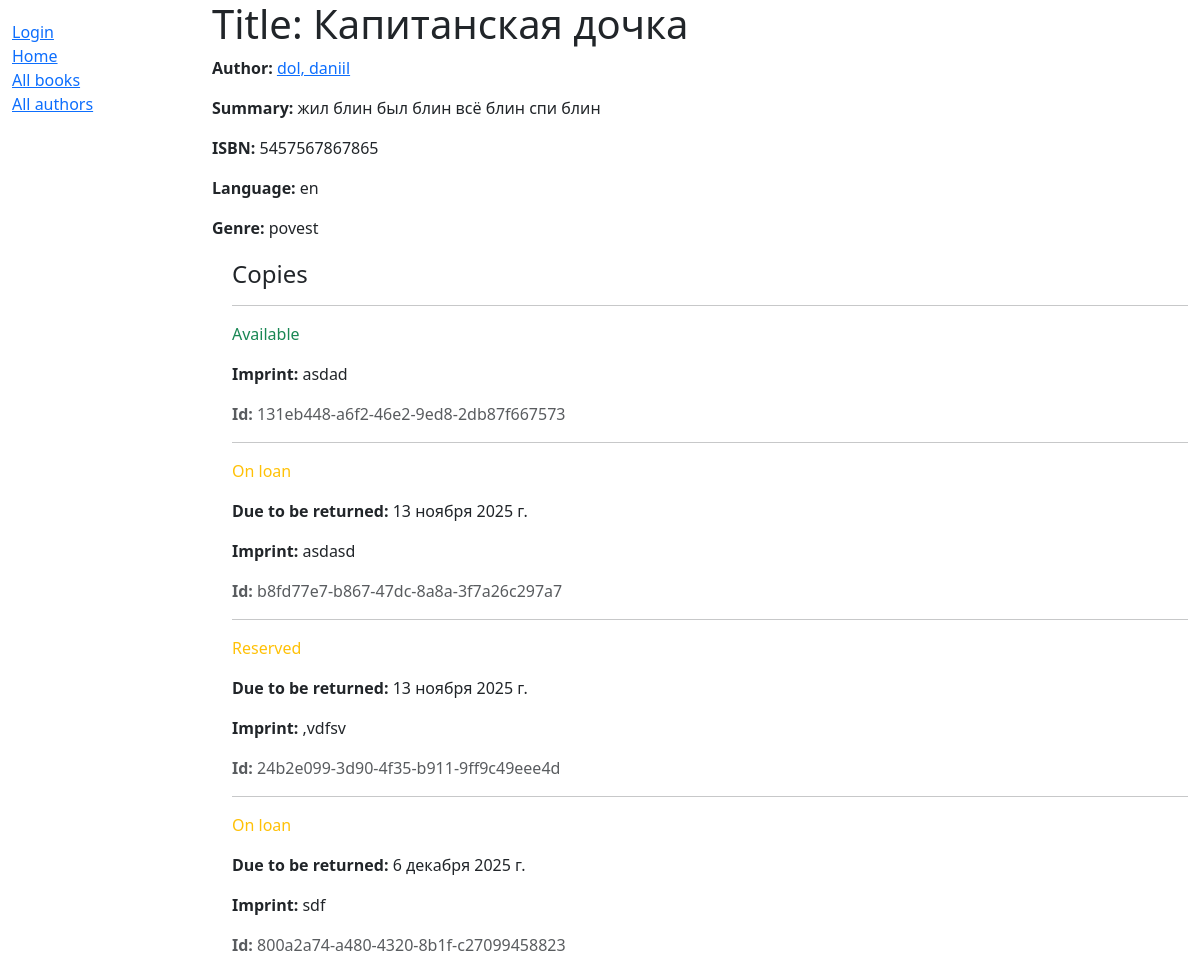
/catalog/book/1, run on the app's committed database.
### catalog/models.py (models this page shows, shortened)
class Book(models.Model):
    title = models.CharField(max_length=200)
    author = models.ForeignKey('Author', on_delete=models.SET_NULL, null=True)
    language = models.CharField(max_length=10, null=True)
    summary = models.TextField(max_length=1000, help_text="Enter a brief description of the book")
    isbn = models.CharField('ISBN',max_length=13, help_text='13 Character <a href="https://www.isbn-international.org/content/what-isbn">ISBN number</a>')
    genre = models.ManyToManyField(Genre, help_text="Select a genre for this book")
    def display_genre(self):
        """
        Creates a string for the Genre. This is required to display genre in Admin.
        """
        return ', '.join([genre.name for genre in self.genre.all()[:3]])
    display_genre.short_description = 'Genre'

class Author(models.Model):
    first_name = models.CharField(max_length=100)
    last_name = models.CharField(max_length=100)
    date_of_birth = models.DateField(null=True, blank=True)
    date_of_death = models.DateField('Died', null=True, blank=True)
    def get_absolute_url(self):
        return reverse('author-detail', args=[str(self.id)])
    def __str__(self):
        return '%s, %s' % (self.last_name, self.first_name)

class Genre(models.Model):
    name = models.CharField(max_length=200, help_text="Enter a book genre (e.g. Science Fiction, French Poetry etc.)")
    def __str__(self):
        return self.name

class BookInstance(models.Model):
    id = models.UUIDField(primary_key=True, default=uuid.uuid4, help_text="Unique ID for this particular book across whole library")
    book = models.ForeignKey('Book', on_delete=models.SET_NULL, null=True)
    imprint = models.CharField(max_length=200)
    due_back = models.DateField(null=True, blank=True)
    borrower = models.ForeignKey(settings.AUTH_USER_MODEL, on_delete=models.SET_NULL, null=True, blank=True)
    LOAN_STATUS = (
        ('m', 'Maintenance'),
        ('o', 'On loan'),
        ('a', 'Available'),
        ('r', 'Reserved'),
    )
    status = models.CharField(max_length=1, choices=LOAN_STATUS, blank=True, default='m', help_text='Book availability')
    class Meta:
        ordering = ["due_back"]
        permissions = (("can_mark_returned", "Set book as returned"),)

### catalog/views.py (the view)
# urls.py: path('book/<int:pk>', views.BookDetailView.as_view(), name='book-detail'),
class BookDetailView(generic.DetailView):
    model = Book

### catalog/templates/catalog/book_detail.html (shortened to what this page needs)
{% extends "base_generic.html" %}
{% block content %}
  <h1>Title: {{ book.title }}</h1>
  <p><strong>Author:</strong> <a href="{{ book.author.get_absolute_url }}">{{ book.author }}</a></p>
  <p><strong>Summary:</strong> {{ book.summary }}</p>
  <p><strong>ISBN:</strong> {{ book.isbn }}</p>
  <p><strong>Language:</strong> {{ book.language }}</p>
  <p><strong>Genre:</strong> {{ book.genre.all|join:", " }}</p>
  <div style="margin-left:20px;margin-top:20px">
    <h4>Copies</h4>
    {% for copy in book.bookinstance_set.all %}
      <hr />
      <p
        class="{% if copy.status == 'a' %}text-success{% elif copy.status == 'm' %}text-danger{% else %}text-warning{% endif %}">
        {{ copy.get_status_display }}
      </p>
      {% if copy.status != 'a' %}
        <p><strong>Due to be returned:</strong> {{ copy.due_back }}</p>
      {% endif %}
      <p><strong>Imprint:</strong> {{ copy.imprint }}</p>
      <p class="text-muted"><strong>Id:</strong> {{ copy.id }}</p>
    {% endfor %}
  </div>
{% endblock %}
{% block sidebar %}
      {{ block.super }}
{% endblock %}

### data on the page
Book: author "dol, daniil", summary "жил блин был блин всё блин спи блин", isbn "5457567867865", language "en", genre.all "povest"
BookInstance: status "Available", imprint "asdad", id "131eb448-a6f2-46e2-9ed8-2db87f667573"
BookInstance: status "On loan", due_back "13 ноября 2025 г.", imprint "asdasd", id "b8fd77e7-b867-47dc-8a8a-3f7a26c297a7"
BookInstance: status "Reserved", due_back "13 ноября 2025 г.", imprint ",vdfsv", id "24b2e099-3d90-4f35-b911-9ff9c49eee4d"
BookInstance: status "On loan", due_back "6 декабря 2025 г.", imprint "sdf", id "800a2a74-a480-4320-8b1f-c27099458823"
